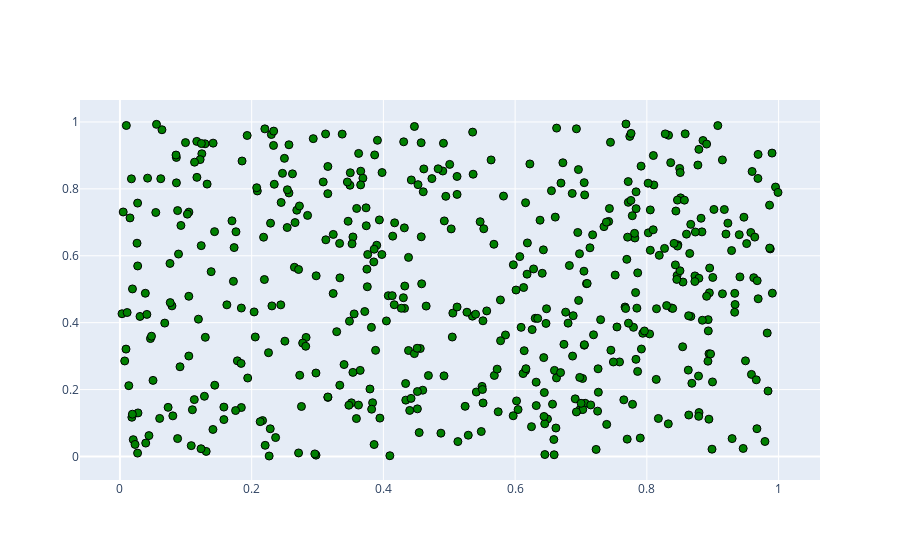

The code cell stored with this chart in its notebook:
### Markdown cell above
3. Write a program to draw a scatter plot for random 500 x and y coordinates and style it

### Code cell
ran_x = np.random.rand(500)
ran_y = np.random.rand(500)

fig = go.Figure(data=go.Scatter(x=ran_x, y=ran_y, mode='markers',marker=dict(color='green', size=8, line=dict(color='black', width=1))))


fig.show()

### Figure 1 — Plotly figure (JSON) as saved in the notebook; plotly's stock layout.template omitted (floating-point values rounded to 4 significant figures; data arrays with more than 128 entries replaced by an {"elided": "..."} marker saying what was removed)
{"data": [{"marker": {"color": "green", "line": {"color": "black", "width": 1}, "size": 8}, "mode": "markers", "type": "scatter", "x": {"elided": "500 float values"}, "y": {"elided": "500 float values"}}], "layout": {}}
